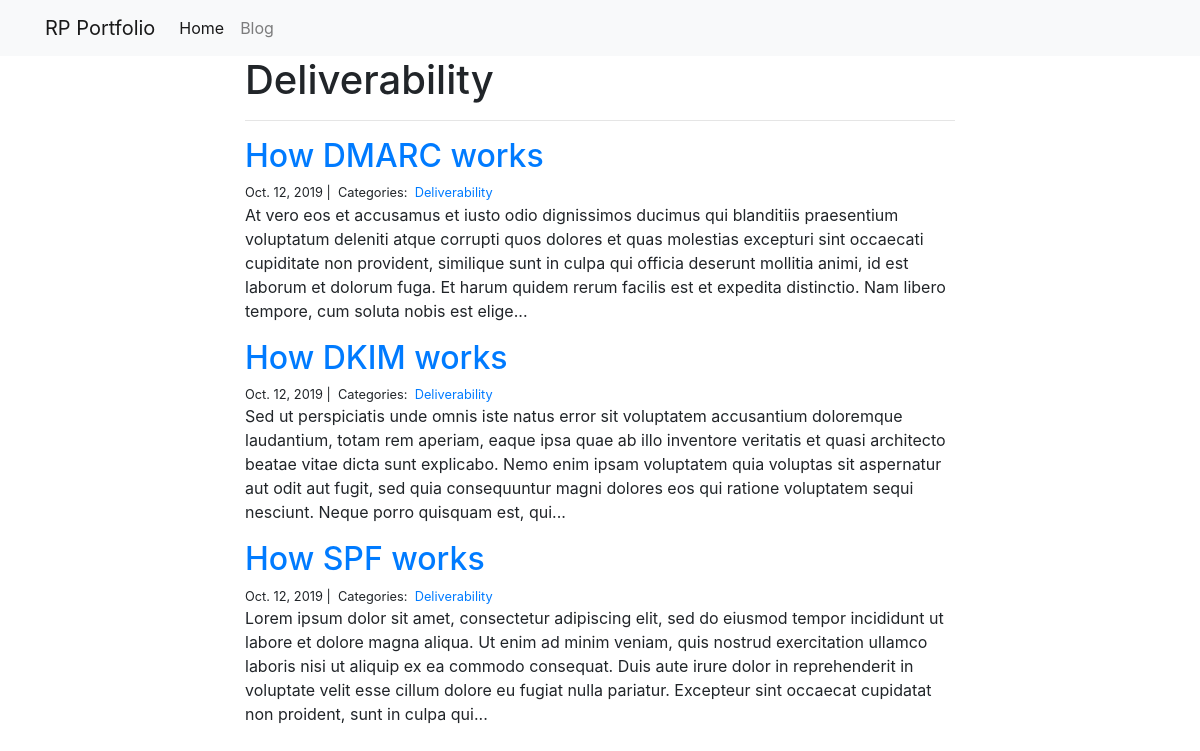
Page /blog/Deliverability/ on the committed database.
### blog/models.py (models this page shows, shortened)
class Category(models.Model):
	name = models.CharField(max_length=20)

class Post(models.Model):
	title= models.CharField(max_length=255)
	body = models.TextField()
	created_on = models.DateTimeField(auto_now_add=True)
	last_modified = models.DateTimeField(auto_now=True)
	categories = models.ManyToManyField('Category', related_name='posts')

### blog/views.py (the view)
# urls.py: path("<category>/", views.blog_category, name="blog_category"),
def blog_category(request, category):
	posts = Post.objects.filter(
		categories__name__contains=category
	).order_by(
		'-created_on'
	)
	context = {
		"category": category,
		"posts": posts
	}
	return render(request, "blog_category.html", context)

### blog/templates/blog_category.html
{% extends "base.html" %}
{% block page_content %}
<div class="col-md-8 offset-md-2">
	<h1>{{category | title}}</h1>
	<hr>
	{% for post in posts %}
	<h2><a href="{% url 'blog_detail' post.pk%}">{{ post.title}}</a></h2>
	<small>
		{{ post.created_on.date}} |&nbsp;
		Categories:&nbsp;
		{% for category in post.categories.all %}
		<a href="{% url 'blog_category' category.name %}">
			{{ category.name }}
		</a>&nbsp;
		{% endfor %}
	</small>
	<p>{{ post.body | slice:":400" }}...</p>
	{% endfor %}
</div>
{% endblock %}

### rows in the picture
Category: name "Deliverability"
Post: title "How DMARC works", created_on "Oct. 12, 2019", body "At vero eos et accusamus et iusto odio dignissimos ducimus qui blanditiis praesentium voluptatum deleniti atque corrupti quos dolores et quas molestias excepturi sint occaecati cupiditate non provident, similique sunt in culpa qui officia deserunt mollitia animi, id est laborum et dolorum fuga. Et harum quidem rerum facilis est et expedita distinctio. Nam libero tempore, cum soluta nobis est elige"
Post: title "How DKIM works", created_on "Oct. 12, 2019", body "Sed ut perspiciatis unde omnis iste natus error sit voluptatem accusantium doloremque laudantium, totam rem aperiam, eaque ipsa quae ab illo inventore veritatis et quasi architecto beatae vitae dicta sunt explicabo. Nemo enim ipsam voluptatem quia voluptas sit aspernatur aut odit aut fugit, sed quia consequuntur magni dolores eos qui ratione voluptatem sequi nesciunt. Neque porro quisquam est, qui"
Post: title "How SPF works", created_on "Oct. 12, 2019", body "Lorem ipsum dolor sit amet, consectetur adipiscing elit, sed do eiusmod tempor incididunt ut labore et dolore magna aliqua. Ut enim ad minim veniam, quis nostrud exercitation ullamco laboris nisi ut aliquip ex ea commodo consequat. Duis aute irure dolor in reprehenderit in voluptate velit esse cillum dolore eu fugiat nulla pariatur. Excepteur sint occaecat cupidatat non proident, sunt in culpa qui"
